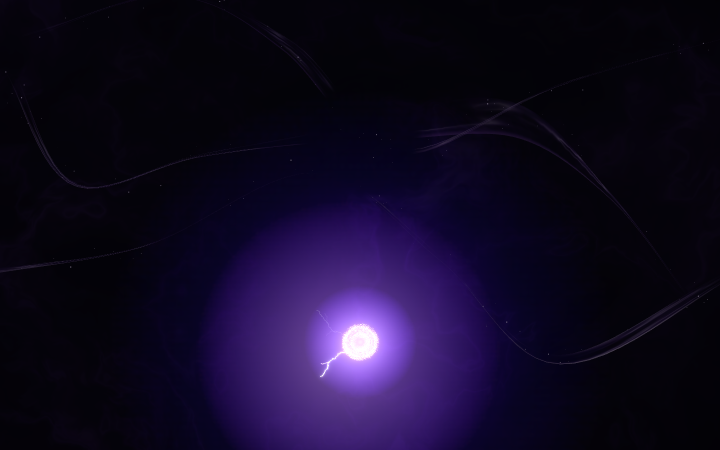
#> input picture recon/ref_-0.9.png, 1440 x 900 px, given in place of live-9.5.png, which was not available (shown at 1/2 size)
$ python p12-budget.py ../recon/ref_-0.9.png
#> lines starting #> are read from the running program, lines starting #| are printed output that depends on the picture
#!/usr/bin/env python3
"""p12-budget.py — anggaran galat MIRA: DI MANA galat berada, berapa bagian struktur vs terang,
dan berapa lebar filamen kita dibanding live.

Pakai: python3 tools/p12-budget.py [--dir /tmp/p12] [--t 9.5] [--ours r0] [--live live]
Keluaran: tabel peta MAE 6x8, 10 blok penyumbang terbesar, porsi frekuensi-tinggi per pita torso,
statistik filamen (lebar run terang) per pita, uji skala/geser global, dan ringkasan JSON.

Kenapa alat ini ada: sesi 57 membuktikan sisa galat P12 BUKAN bias/gain/geser/skala, melainkan
STRUKTUR (76-90 % galat frekuensi tinggi). Tanpa alat ini, sesi berikutnya akan mengulang sapu knob
yang sama dan mendapat kesimpulan yang sama.
"""
import json
import sys

import numpy as np
from PIL import Image, ImageFilter

D = sys.argv[sys.argv.index('--dir') + 1] if '--dir' in sys.argv else '/tmp/p12'
T = sys.argv[sys.argv.index('--t') + 1] if '--t' in sys.argv else '9.5'
OURS = sys.argv[sys.argv.index('--ours') + 1] if '--ours' in sys.argv else 'r0'
LIVE = sys.argv[sys.argv.index('--live') + 1] if '--live' in sys.argv else 'live'
TORSO = (520, 400, 900, 780)                  # x0, y0, x1, y1
PITA = {'atas 400-496': (400, 496), 'tengah 496-620': (496, 620), 'bawah 620-780': (620, 780)}


def A(p):
#> called with p = '/tmp/p12/live-9.5.png'
    return np.asarray(Image.open(p).convert('RGB')).astype(np.float32).mean(2)


def blur(a, r):
    return np.asarray(Image.fromarray(np.clip(a, 0, 255).astype(np.uint8)).filter(ImageFilter.GaussianBlur(r))).astype(np.float32)


L = A(f'{D}/{LIVE}-{T}.png')
O = A(f'{D}/{OURS}-{T}.png')
#> call 2 of A, with p = '/tmp/p12/r0-9.5.png'
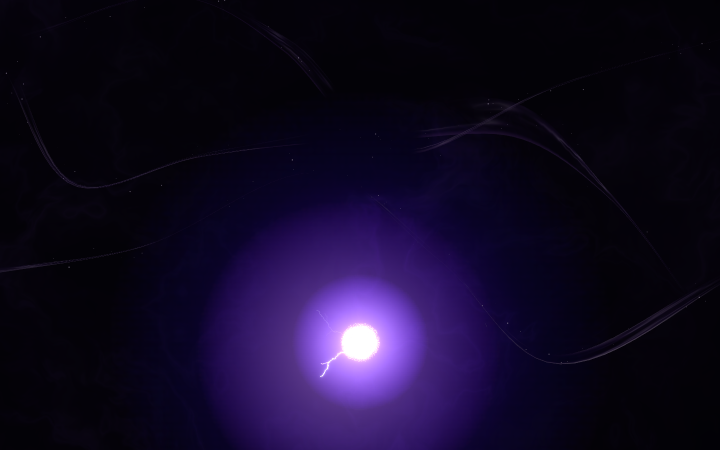
#> input picture recon/ref_-1.0.png, 1440 x 900 px, given in place of r0-9.5.png, which was not available (shown at 1/2 size)
d = np.abs(O - L)
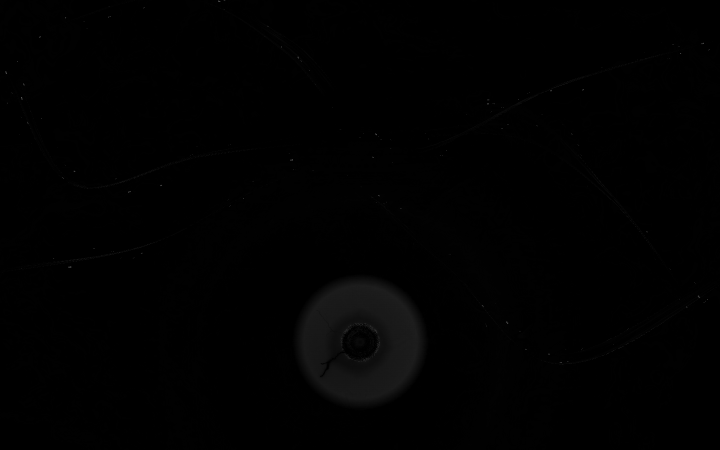
#> d: shape (900, 1440) float32 (shown at 1/2 size); min 0, max 130, mean 1.5
H, W = d.shape
#> H = 900; W = 1440
out = {'t': T, 'mae': round(float(d.mean()), 3)}
#> out = {'t': '9.5', 'mae': 1.47}

# ---- 1. peta anggaran galat ----
rows, cols = 6, 8
grid, share, blocks = [], [], []
for i in range(rows):
    gr, sr = [], []
    for j in range(cols):
        y0, y1 = i * H // rows, (i + 1) * H // rows
        x0, x1 = j * W // cols, (j + 1) * W // cols
        m = float(d[y0:y1, x0:x1].mean())
        sh = float(d[y0:y1, x0:x1].sum() / d.sum() * 100)
        gr.append(round(m, 1)); sr.append(round(sh, 1))
        blocks.append((m, sh, y0, y1, x0, x1))
    grid.append(gr); share.append(sr)
#> after the loop, blocks = 48 items, first 6: (0.765, 1.09, 0, 150, 0, 180), (0.637, 0.906, 0, 150, 180, 360), (0.735, 1.05, 0, 150, 360, 540), (0.832, 1.18, 0, 150, 540, 720), (0.619, 0.881, 0, 150, 720, 900), (0.464, 0.66, 0, 150, 900, 1080); grid = [[0.8, 0.6, 0.7, 0.8, 0.6, 0.5, 0.5, 0.6], [0.7, 0.6, 0.6, 0.4, 0.5, 0.9, 0.7, 0.7], [0.7, 0.8, 0.7, 1, 1.1, 0.5, 0.8, 0.6], [0.8, 0.5, 0.7, 3, 3.4, 1.1, 0.4, 0.8], [0.7, 0.5, 0.4, 12.5, 14.4, 1, 0.8, 0.8], [0.6, 0.5, 0.5, 4.2, 4.5, 0.9, 0.5, 0.4]]; share = [[1.1, 0.9, 1, 1.2, 0.9, 0.7, 0.6, 0.9], [1, 0.9, 0.8, 0.6, 0.7, 1.3, 1.1, 1], [1, 1.1, 0.9, 1.4, 1.5, 0.8, 1.1, 0.9], [1.1, 0.8, 1, 4.2, 4.8, 1.6, 0.6, 1.1], [0.9, 0.7, 0.6, 17.8, 20.5, 1.5, 1.1, 1.1], [0.8, 0.8, 0.7, 5.9, 6.4, 1.3, 0.7, 0.6]]
blocks.sort(reverse=True)
print(f'MAE seluruh bingkai {out["mae"]}')
#| MAE seluruh bingkai 1.466
print('peta MAE 6x8:')
for r in grid:
    print('  ', ' '.join(f'{v:5.1f}' for v in r))
#> this loop made 6 passes
#|      0.8   0.6   0.7   0.8   0.6   0.5   0.5   0.6
#|      0.7   0.6   0.6   0.4   0.5   0.9   0.7   0.7
#|      0.7   0.8   0.7   1.0   1.1   0.5   0.8   0.6
#|      0.8   0.5   0.7   3.0   3.4   1.1   0.4   0.8
#|      0.7   0.5   0.4  12.5  14.4   1.0   0.8   0.8
#|      0.6   0.5   0.5   4.2   4.5   0.9   0.5   0.4
print('kontribusi ke MAE (%):')
for r in share:
    print('  ', ' '.join(f'{v:5.1f}' for v in r))
#> this loop made 6 passes
#|      1.1   0.9   1.0   1.2   0.9   0.7   0.6   0.9
#|      1.0   0.9   0.8   0.6   0.7   1.3   1.1   1.0
#|      1.0   1.1   0.9   1.4   1.5   0.8   1.1   0.9
#|      1.1   0.8   1.0   4.2   4.8   1.6   0.6   1.1
#|      0.9   0.7   0.6  17.8  20.5   1.5   1.1   1.1
#|      0.8   0.8   0.7   5.9   6.4   1.3   0.7   0.6
print('10 blok terburuk:')
for m, sh, y0, y1, x0, x1 in blocks[:10]:
    print(f'  MAE {m:5.1f} · {sh:4.1f}% · y{y0}-{y1} x{x0}-{x1}')
#> this loop made 10 passes
#> (m, sh, y0, y1, x0, x1) on passes 1 to 10: (14.43, 20.52, 600, 750, 720, 900), (12.49, 17.75, 600, 750, 540, 720), (4.48, 6.36, 750, 900, 720, 900), (4.17, 5.92, 750, 900, 540, 720), (3.41, 4.84, 450, 600, 720, 900), (2.97, 4.22, 450, 600, 540, 720), (1.09, 1.55, 450, 600, 900, 1080), (1.06, 1.5, 300, 450, 720, 900), (1.04, 1.48, 600, 750, 900, 1080), (0.996, 1.42, 300, 450, 540, 720)
#|   MAE  14.4 · 20.5% · y600-750 x720-900
#|   MAE  12.5 · 17.8% · y600-750 x540-720
#|   MAE   4.5 ·  6.4% · y750-900 x720-900
#|   MAE   4.2 ·  5.9% · y750-900 x540-720
#|   MAE   3.4 ·  4.8% · y450-600 x720-900
#|   MAE   3.0 ·  4.2% · y450-600 x540-720
#|   MAE   1.1 ·  1.6% · y450-600 x900-1080
#|   MAE   1.1 ·  1.5% · y300-450 x720-900
#> (further printed lines are left out)
out['peta_mae'] = grid
out['peta_kontribusi_persen'] = share
out['blok_terburuk'] = [{'mae': round(m, 2), 'kontribusi_persen': round(sh, 2),
                         'y': [y0, y1], 'x': [x0, x1]} for m, sh, y0, y1, x0, x1 in blocks[:10]]

# ---- 2. struktur vs terang per pita torso ----
print('\npita torso: MAE · galat frekuensi-rendah (blur16) · frekuensi-tinggi · porsi struktur')
pita_out = {}
for n, (y0, y1) in PITA.items():
    l = L[y0:y1, TORSO[0]:TORSO[2]]; o = O[y0:y1, TORSO[0]:TORSO[2]]
    lo = float(np.abs(blur(o, 16) - blur(l, 16)).mean())
    hi = float(np.abs((o - blur(o, 16)) - (l - blur(l, 16))).mean())
    tot = float(np.abs(o - l).mean())
    pita_out[n] = {'mae': round(tot, 2), 'frekuensi_rendah': round(lo, 2),
                   'frekuensi_tinggi': round(hi, 2), 'porsi_struktur_persen': round(100 * hi / tot)}
    print(f'  {n:<16} {tot:6.2f} · {lo:6.2f} · {hi:6.2f} · {100*hi/tot:3.0f}%')
#> this loop made 3 passes
#> (lo, hi, tot) on passes 1 to 3: (0.902, 0.495, 0.948), (5.62, 1.48, 5.67), (12.29, 2.45, 12.47)
#|   atas 400-496       0.95 ·   0.90 ·   0.49 ·  52%
#|   tengah 496-620     5.67 ·   5.62 ·   1.48 ·  26%
#|   bawah 620-780     12.47 ·  12.29 ·   2.45 ·  20%
#> pass 1, `l = L[y0:y1, TORSO[0]:TORSO[2]]`:
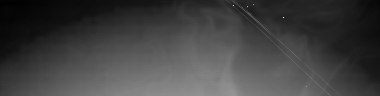
#> l: shape (96, 380) float32; min 13.67, max 98, mean 35.2; drawn with min black and max white
#> pass 1, `o = O[y0:y1, TORSO[0]:TORSO[2]]`:
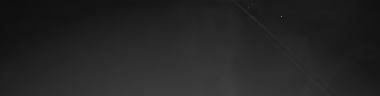
#> o: shape (96, 380) float32; min 15.33, max 131, mean 36.1
#> pass 2, `o = O[y0:y1, TORSO[0]:TORSO[2]]`:
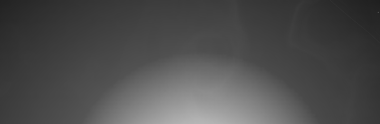
#> o: shape (124, 380) float32; min 31.33, max 181.7, mean 77.4
#> after the loop:
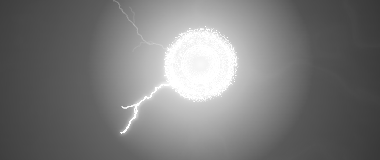
#> l: shape (160, 380) float32; min 56.33, max 255, mean 121.8
#> after the loop:
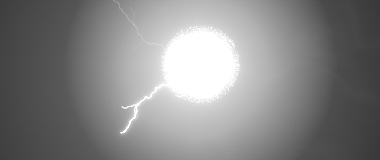
#> o: shape (160, 380) float32; min 56.67, max 255, mean 134
#> after the loop, pita_out = 3 items
out['pita_torso'] = pita_out

# ---- 3. lebar filamen (run terang) ----
def runs(a, thr):
    res = []
    for row in a:
        c = 0
        for v in row:
            if v > thr:
                c += 1
            elif c:
                res.append(c); c = 0
        if c:
            res.append(c)
    return np.array(res) if res else np.array([0])


print('\nfilamen (ambang luma 110): piksel terang % · run median / p90 · segmen per baris')
fil = {}
for n, (y0, y1) in PITA.items():
    r = {}
    for nm, img in (('live', L), ('kita', O)):
        s = img[y0:y1, TORSO[0]:TORSO[2]]
        rr = runs(s, 110)
        r[nm] = {'terang_persen': round(float(100 * (s > 110).mean()), 1),
                 'run_median': float(np.median(rr)), 'run_p90': float(np.percentile(rr, 90)),
                 'segmen_per_baris': round(float(np.mean([(row > 110).sum() for row in s])), 1)}
    r['kita_minus_live'] = {'terang_persen': round(r['kita']['terang_persen'] - r['live']['terang_persen'], 1),
                            'run_p90': r['kita']['run_p90'] - r['live']['run_p90']}
    fil[n] = r
    print(f'  {n:<16} live {r["live"]["terang_persen"]:5.1f}% run p90 {r["live"]["run_p90"]:4.0f} · '
          f'kita {r["kita"]["terang_persen"]:5.1f}% run p90 {r["kita"]["run_p90"]:4.0f}')
out['filamen'] = fil

# ---- 4. uji skala & geser global (membuktikan bukan registrasi) ----
reg = (slice(120, 900), slice(430, 1010))
best = None
for s in (1.0, 0.998, 0.996, 1.002, 1.004):
    for dx in (-2, -1, 0, 1, 2):
        for dy in (-2, -1, 0, 1, 2):
            cy, cx = 520, 720
            M = np.array([[s, 0, (1 - s) * cx + dx], [0, s, (1 - s) * cy + dy]], dtype=np.float32)
            o = np.asarray(Image.fromarray(np.clip(O, 0, 255).astype(np.uint8)).transform(
                (W, H), Image.AFFINE, M.flatten()[:6], resample=Image.BILINEAR)).astype(np.float32)
            m = float(np.abs(o[reg] - L[reg]).mean())
            if best is None or m < best[0]:
                best = (m, s, dx, dy)
#> after the loop, best = (2.93, 0.998, 1, -1)
base = float(np.abs(O[reg] - L[reg]).mean())
#> base = 2.97
print(f'\nskala/geser terbaik: MAE {best[0]:.3f} pada skala {best[1]} geser ({best[2]},{best[3]}) '
      f'· tanpa koreksi {base:.3f} ⇒ {"TIDAK ada salah daftar" if best[0] > base - 0.05 else "ADA salah daftar"}')
#| skala/geser terbaik: MAE 2.931 pada skala 0.998 geser (1,-1) · tanpa koreksi 2.974 ⇒ TIDAK ada salah daftar
out['uji_skala_geser'] = {'mae_terbaik': round(best[0], 3), 'skala': best[1], 'dx': best[2], 'dy': best[3],
                          'mae_tanpa_koreksi': round(base, 3)}

json.dump(out, open(f'{D}/p12-budget-{T.replace(".", "")}.json', 'w'), indent=1, ensure_ascii=False)
print(f'\nJSON: {D}/p12-budget-{T.replace(".", "")}.json')
